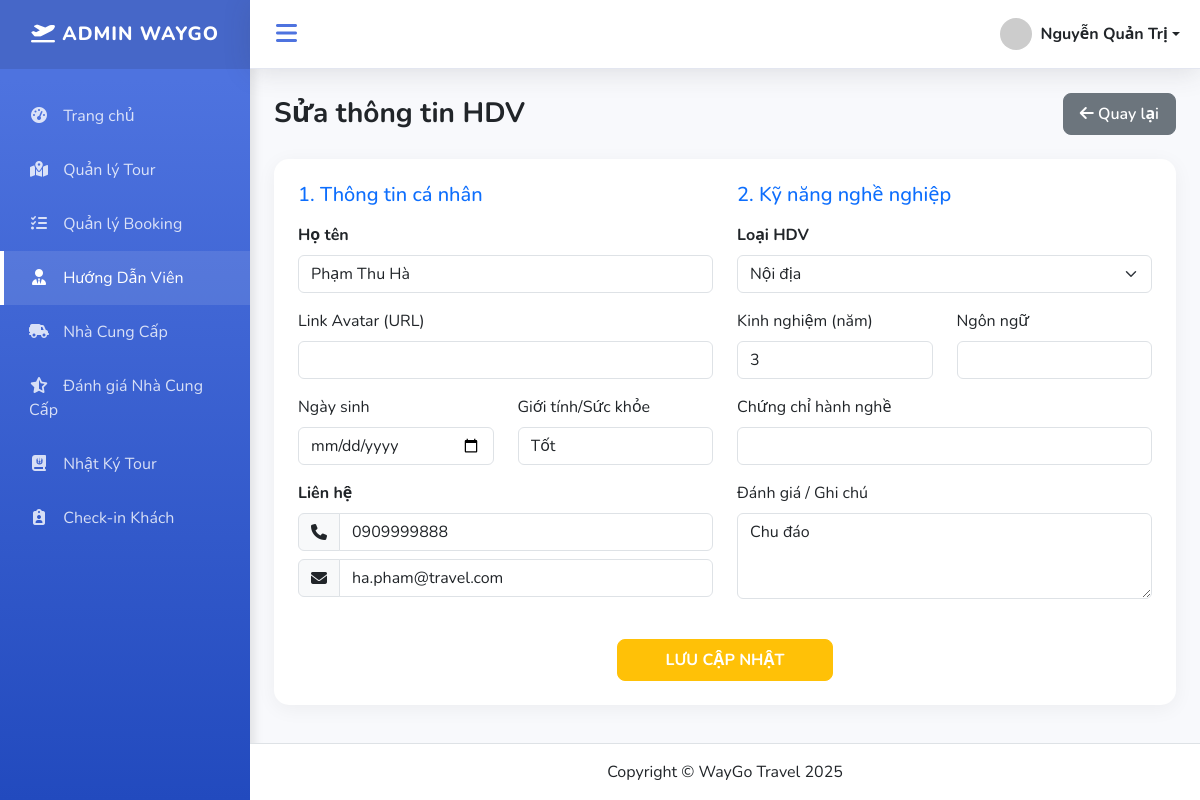
Screenshot of /index.php?action=hdv_edit&id=2 (signed in) with the database file from the repository.
### tables this page shows
CREATE TABLE `huong_dan_viens` (
  `id` int NOT NULL,
  `ho_ten` varchar(255) NOT NULL,
  `avatar` varchar(255) DEFAULT NULL,
  `ngay_sinh` date DEFAULT NULL,
  `so_dien_thoai` varchar(20) DEFAULT NULL,
  `email` varchar(100) DEFAULT NULL,
  `chung_chi` varchar(255) DEFAULT NULL,
  `ngon_ngu` varchar(100) DEFAULT NULL,
  `kinh_nghiem_nam` int DEFAULT NULL,
  `loai_hdv` enum('Nội địa','Quốc tế') DEFAULT NULL,
  `suc_khoe` varchar(50) DEFAULT NULL,
  `danh_gia` varchar(255) DEFAULT NULL
);

### controllers/HuongDanVienController.php (called while the page is built, shortened)
<?php
class HuongDanVienController
{
    private $model;
    public function __construct()
    {
        $this->model = new HuongDanVienModel();
    }
    public function editHDV()
    {
        $id = $_GET['id'] ?? null;
        $hdv = $this->model->getHDVById($id);
        include PATH_VIEW . 'admin/huong_dan_vien/hdv_edit.php';
    }
}

### index.php (called while the page is built, shortened)
<?php
spl_autoload_register(function ($class) {
    $fileName = "$class.php";
    $fileModel              = PATH_MODEL . $fileName;
});
require_once './routes/index.php';

### models/BaseModel.php (called while the page is built, shortened)
<?php
class BaseModel
{
    public function __construct()
    {
        $dsn = sprintf('mysql:host=%s;port=%s;dbname=%s;charset=utf8', DB_HOST, DB_PORT, DB_NAME);
        try {
            $this->pdo = new PDO($dsn, DB_USERNAME, DB_PASSWORD, DB_OPTIONS);
        } catch (PDOException $e) {
            die("Kết nối cơ sở dữ liệu thất bại: {$e->getMessage()}. Vui lòng thử lại sau.");
        }
    }
}

### models/HuongDanVienModel.php (called while the page is built, shortened)
<?php
class HuongDanVienModel extends BaseModel
{
    protected $table = 'huong_dan_viens';
    public function getHDVById($id)
    {
        $sql = "SELECT * FROM $this->table WHERE id = ?";
        $stmt = $this->pdo->prepare($sql);
        $stmt->execute([$id]);
        return $stmt->fetch(PDO::FETCH_OBJ);
    }
}

### views/admin/huong_dan_vien/hdv_edit.php (the view, shortened to what this page needs)
<?php include PATH_VIEW . 'layouts/header.php'; ?>
<div class="d-flex justify-content-between align-items-center mb-4">
    <h1 class="h3 mb-0 text-gray-800 fw-bold">Sửa thông tin HDV</h1>
    <a href="index.php?action=hdv_list" class="btn btn-secondary">
        <i class="fa-solid fa-arrow-left"></i> Quay lại
    </a>
</div>
<form method="POST" action="" class="card card-modern p-4">
    <div class="row">
        <div class="col-md-6">
            <h5 class="text-primary mb-3">1. Thông tin cá nhân</h5>
            <div class="mb-3">
                <label class="form-label fw-bold">Họ tên</label>
                <input type="text" name="ho_ten" value="<?= $hdv->ho_ten ?>" class="form-control" required>
            </div>
            <div class="mb-3">
                <label class="form-label">Link Avatar (URL)</label>
                <input type="text" name="avatar" value="<?= $hdv->avatar ?>" class="form-control">
            </div>
            <div class="row">
                <div class="col-md-6 mb-3">
                    <label class="form-label">Ngày sinh</label>
                    <input type="date" name="ngay_sinh" value="<?= $hdv->ngay_sinh ?>" class="form-control">
                </div>
                <div class="col-md-6 mb-3">
                    <label class="form-label">Giới tính/Sức khỏe</label>
                    <input type="text" name="suc_khoe" value="<?= $hdv->suc_khoe ?>" class="form-control" placeholder="Tốt/Bình thường">
                </div>
            </div>
            <div class="mb-3">
                <label class="form-label fw-bold">Liên hệ</label>
                <div class="input-group mb-2">
                    <span class="input-group-text"><i class="fa-solid fa-phone"></i></span>
                    <input type="text" name="so_dien_thoai" value="<?= $hdv->so_dien_thoai ?>" class="form-control">
                </div>
                <div class="input-group">
                    <span class="input-group-text"><i class="fa-solid fa-envelope"></i></span>
                    <input type="email" name="email" value="<?= $hdv->email ?>" class="form-control">
                </div>
            </div>
        </div>
        <div class="col-md-6">
            <h5 class="text-primary mb-3">2. Kỹ năng nghề nghiệp</h5>
            <div class="mb-3">
                <label class="form-label fw-bold">Loại HDV</label>
                <select name="loai_hdv" class="form-select">
                    <option value="Nội địa" <?= $hdv->loai_hdv=='Nội địa'?'selected':'' ?>>Nội địa</option>
                </select>
            </div>
            <div class="row">
                <div class="col-md-6 mb-3">
                    <label class="form-label">Kinh nghiệm (năm)</label>
                    <input type="number" name="kinh_nghiem_nam" value="<?= $hdv->kinh_nghiem_nam ?>" class="form-control">
                </div>
                <div class="col-md-6 mb-3">
                    <label class="form-label">Ngôn ngữ</label>
                    <input type="text" name="ngon_ngu" value="<?= $hdv->ngon_ngu ?>" class="form-control">
                </div>
            </div>
            <div class="mb-3">
                <label class="form-label">Chứng chỉ hành nghề</label>
                <input type="text" name="chung_chi" value="<?= $hdv->chung_chi ?>" class="form-control">
            </div>
            <div class="mb-3">
                <label class="form-label">Đánh giá / Ghi chú</label>
                <textarea name="danh_gia" class="form-control" rows="3"><?= $hdv->danh_gia ?></textarea>
            </div>
        </div>
    </div>
    <div class="text-center mt-4">
        <button type="submit" class="btn btn-warning px-5 fw-bold text-white">LƯU CẬP NHẬT</button>
    </div>
</form>
<?php include PATH_VIEW . 'layouts/footer.php'; ?>

### assets/css/dashboard.css (style rules this page uses)
:root { --primary-color: #4e73df; --secondary-color: #858796; --success-color: #1cc88a; --info-color: #36b9cc; --warning-color: #f6c23e; --danger-color: #e74a3b; --dark-bg: #222e3c; --light-bg: #f8f9fc; --sidebar-width: 250px; --sidebar-collapsed-width: 70px; --transition-speed: 0.3s; }
body { background-color: var(--light-bg); font-family: 'Nunito', 'Segoe UI', sans-serif; overflow-x: hidden; }
.card-modern { border: none; border-radius: 15px; box-shadow: 0 4px 20px rgba(0, 0, 0, 0.05); transition: transform 0.3s ease; background: #fff; overflow: hidden; height: auto !important; min-height: 0; }
.btn { border-radius: 8px; padding: 8px 16px; font-weight: 600; transition: all 0.3s; }

### rows the page displays
huong_dan_viens: ho_ten "Phạm Thu Hà", suc_khoe "Tốt", so_dien_thoai "0909999888", email "ha.pham@travel.com", loai_hdv "Nội địa", kinh_nghiem_nam "3", danh_gia "Chu đáo"

### other values shown
$_SESSION['user_name'] "Nguyễn Quản Trị"
